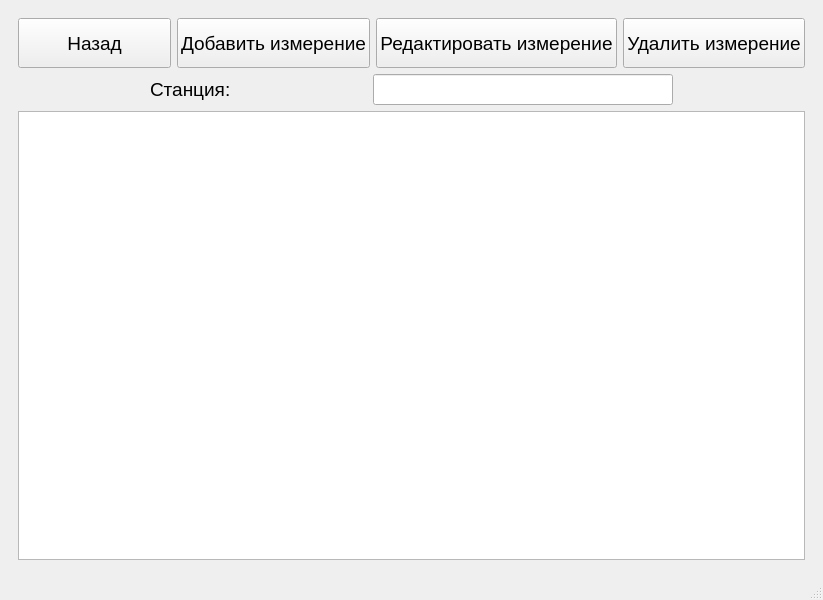
<?xml version="1.0" encoding="UTF-8"?>
<ui version="4.0">
 <class>MainWindow</class>
 <widget class="QMainWindow" name="MainWindow">
  <property name="geometry">
   <rect>
    <x>0</x>
    <y>0</y>
    <width>822</width>
    <height>600</height>
   </rect>
  </property>
  <property name="windowTitle">
   <string>MainWindow</string>
  </property>
  <property name="layoutDirection">
   <enum>Qt::LeftToRight</enum>
  </property>
  <widget class="QWidget" name="centralwidget">
   <layout class="QHBoxLayout" name="horizontalLayout_4">
    <item>
     <widget class="QStackedWidget" name="stackedWidget">
      <property name="currentIndex">
       <number>5</number>
      </property>
      <widget class="QWidget" name="Login_menu">
       <layout class="QVBoxLayout" name="verticalLayout_14">
        <item>
         <widget class="QLabel" name="label_19">
          <property name="font">
           <font>
            <pointsize>14</pointsize>
           </font>
          </property>
          <property name="text">
           <string>Логин</string>
          </property>
         </widget>
        </item>
        <item>
         <widget class="QLineEdit" name="login">
          <property name="font">
           <font>
            <pointsize>14</pointsize>
           </font>
          </property>
         </widget>
        </item>
        <item>
         <widget class="QLabel" name="label_20">
          <property name="font">
           <font>
            <pointsize>14</pointsize>
           </font>
          </property>
          <property name="text">
           <string>Пароль</string>
          </property>
         </widget>
        </item>
        <item>
         <widget class="QLineEdit" name="password">
          <property name="font">
           <font>
            <pointsize>14</pointsize>
           </font>
          </property>
         </widget>
        </item>
        <item>
         <widget class="QLabel" name="label_21">
          <property name="font">
           <font>
            <pointsize>14</pointsize>
           </font>
          </property>
          <property name="text">
           <string/>
          </property>
         </widget>
        </item>
        <item>
         <widget class="QPushButton" name="Login_b">
          <property name="font">
           <font>
            <pointsize>14</pointsize>
           </font>
          </property>
          <property name="text">
           <string>Войти</string>
          </property>
         </widget>
        </item>
       </layout>
      </widget>
      <widget class="QWidget" name="User_main">
       <layout class="QVBoxLayout" name="page_1_layout">
        <property name="leftMargin">
         <number>50</number>
        </property>
        <property name="rightMargin">
         <number>50</number>
        </property>
        <item>
         <widget class="QPushButton" name="Add_izm">
          <property name="minimumSize">
           <size>
            <width>0</width>
            <height>100</height>
           </size>
          </property>
          <property name="font">
           <font>
            <pointsize>20</pointsize>
           </font>
          </property>
          <property name="text">
           <string>Добавить измерение</string>
          </property>
         </widget>
        </item>
        <item>
         <widget class="QPushButton" name="Statitic_view_user">
          <property name="minimumSize">
           <size>
            <width>0</width>
            <height>100</height>
           </size>
          </property>
          <property name="font">
           <font>
            <pointsize>20</pointsize>
           </font>
          </property>
          <property name="text">
           <string>Посмотреть статистику</string>
          </property>
         </widget>
        </item>
       </layout>
      </widget>
      <widget class="QWidget" name="Admin_main">
       <layout class="QVBoxLayout" name="verticalLayout">
        <property name="leftMargin">
         <number>50</number>
        </property>
        <property name="rightMargin">
         <number>50</number>
        </property>
        <item>
         <widget class="QPushButton" name="Emp_view">
          <property name="minimumSize">
           <size>
            <width>0</width>
            <height>100</height>
           </size>
          </property>
          <property name="font">
           <font>
            <pointsize>20</pointsize>
           </font>
          </property>
          <property name="text">
           <string>Управление метеорологами</string>
          </property>
         </widget>
        </item>
        <item>
         <widget class="QPushButton" name="Station_view">
          <property name="minimumSize">
           <size>
            <width>0</width>
            <height>100</height>
           </size>
          </property>
          <property name="font">
           <font>
            <pointsize>20</pointsize>
           </font>
          </property>
          <property name="text">
           <string>Управление станциями</string>
          </property>
         </widget>
        </item>
        <item>
         <widget class="QPushButton" name="Izm_view">
          <property name="minimumSize">
           <size>
            <width>0</width>
            <height>100</height>
           </size>
          </property>
          <property name="font">
           <font>
            <pointsize>20</pointsize>
           </font>
          </property>
          <property name="text">
           <string>Управление измерениями</string>
          </property>
         </widget>
        </item>
        <item>
         <widget class="QPushButton" name="Statistic_view_admin">
          <property name="minimumSize">
           <size>
            <width>0</width>
            <height>100</height>
           </size>
          </property>
          <property name="font">
           <font>
            <pointsize>20</pointsize>
           </font>
          </property>
          <property name="text">
           <string>Посмотреть статистику</string>
          </property>
         </widget>
        </item>
       </layout>
      </widget>
      <widget class="QWidget" name="Emp_menu">
       <layout class="QVBoxLayout" name="verticalLayout_2">
        <item>
         <layout class="QHBoxLayout" name="horizontalLayout_2">
          <item>
           <widget class="QPushButton" name="Back_emp">
            <property name="minimumSize">
             <size>
              <width>0</width>
              <height>50</height>
             </size>
            </property>
            <property name="font">
             <font>
              <pointsize>14</pointsize>
             </font>
            </property>
            <property name="text">
             <string>Назад</string>
            </property>
           </widget>
          </item>
          <item>
           <widget class="QPushButton" name="Add_emp">
            <property name="minimumSize">
             <size>
              <width>0</width>
              <height>50</height>
             </size>
            </property>
            <property name="font">
             <font>
              <pointsize>14</pointsize>
             </font>
            </property>
            <property name="text">
             <string>Добавить пользователя</string>
            </property>
           </widget>
          </item>
          <item>
           <widget class="QPushButton" name="Redac_emp">
            <property name="minimumSize">
             <size>
              <width>0</width>
              <height>50</height>
             </size>
            </property>
            <property name="font">
             <font>
              <pointsize>14</pointsize>
             </font>
            </property>
            <property name="text">
             <string>Редактировать пользователя</string>
            </property>
           </widget>
          </item>
          <item>
           <widget class="QPushButton" name="Del_emp">
            <property name="minimumSize">
             <size>
              <width>0</width>
              <height>50</height>
             </size>
            </property>
            <property name="font">
             <font>
              <pointsize>14</pointsize>
             </font>
            </property>
            <property name="text">
             <string>Удалить пользователя</string>
            </property>
           </widget>
          </item>
         </layout>
        </item>
        <item>
         <widget class="QTableWidget" name="Table_emp"/>
        </item>
       </layout>
      </widget>
      <widget class="QWidget" name="Station_menu">
       <layout class="QVBoxLayout" name="verticalLayout_3">
        <item>
         <layout class="QHBoxLayout" name="horizontalLayout">
          <item>
           <widget class="QPushButton" name="Back_station">
            <property name="minimumSize">
             <size>
              <width>0</width>
              <height>50</height>
             </size>
            </property>
            <property name="font">
             <font>
              <pointsize>14</pointsize>
             </font>
            </property>
            <property name="text">
             <string>Назад</string>
            </property>
           </widget>
          </item>
          <item>
           <widget class="QPushButton" name="Add_station">
            <property name="minimumSize">
             <size>
              <width>0</width>
              <height>50</height>
             </size>
            </property>
            <property name="font">
             <font>
              <pointsize>14</pointsize>
             </font>
            </property>
            <property name="text">
             <string>Добавить станцию</string>
            </property>
           </widget>
          </item>
          <item>
           <widget class="QPushButton" name="Red_station">
            <property name="minimumSize">
             <size>
              <width>0</width>
              <height>50</height>
             </size>
            </property>
            <property name="font">
             <font>
              <pointsize>14</pointsize>
             </font>
            </property>
            <property name="text">
             <string>Редактировать станцию</string>
            </property>
           </widget>
          </item>
          <item>
           <widget class="QPushButton" name="Del_station">
            <property name="minimumSize">
             <size>
              <width>0</width>
              <height>50</height>
             </size>
            </property>
            <property name="font">
             <font>
              <pointsize>14</pointsize>
             </font>
            </property>
            <property name="text">
             <string>Удалить станцию</string>
            </property>
           </widget>
          </item>
         </layout>
        </item>
        <item>
         <widget class="QTableWidget" name="Table_station"/>
        </item>
       </layout>
      </widget>
      <widget class="QWidget" name="Izm_menu">
       <layout class="QVBoxLayout" name="verticalLayout_5">
        <item>
         <layout class="QVBoxLayout" name="verticalLayout_4">
          <item>
           <layout class="QHBoxLayout" name="horizontalLayout_3">
            <item>
             <widget class="QPushButton" name="Back_izm">
              <property name="minimumSize">
               <size>
                <width>0</width>
                <height>50</height>
               </size>
              </property>
              <property name="font">
               <font>
                <pointsize>14</pointsize>
               </font>
              </property>
              <property name="text">
               <string>Назад</string>
              </property>
             </widget>
            </item>
            <item>
             <widget class="QPushButton" name="Add_izm_2">
              <property name="minimumSize">
               <size>
                <width>0</width>
                <height>50</height>
               </size>
              </property>
              <property name="font">
               <font>
                <pointsize>14</pointsize>
               </font>
              </property>
              <property name="text">
               <string>Добавить измерение</string>
              </property>
             </widget>
            </item>
            <item>
             <widget class="QPushButton" name="Red_izm">
              <property name="minimumSize">
               <size>
                <width>0</width>
                <height>50</height>
               </size>
              </property>
              <property name="font">
               <font>
                <pointsize>14</pointsize>
               </font>
              </property>
              <property name="text">
               <string>Редактировать измерение</string>
              </property>
             </widget>
            </item>
            <item>
             <widget class="QPushButton" name="Del_izm">
              <property name="minimumSize">
               <size>
                <width>0</width>
                <height>50</height>
               </size>
              </property>
              <property name="font">
               <font>
                <pointsize>14</pointsize>
               </font>
              </property>
              <property name="text">
               <string>Удалить измерение</string>
              </property>
             </widget>
            </item>
           </layout>
          </item>
          <item>
           <layout class="QHBoxLayout" name="horizontalLayout_5">
            <property name="spacing">
             <number>1</number>
            </property>
            <property name="sizeConstraint">
             <enum>QLayout::SetDefaultConstraint</enum>
            </property>
            <item>
             <widget class="QLabel" name="label_station">
              <property name="maximumSize">
               <size>
                <width>90</width>
                <height>16777215</height>
               </size>
              </property>
              <property name="font">
               <font>
                <pointsize>14</pointsize>
               </font>
              </property>
              <property name="text">
               <string>Станция: </string>
              </property>
             </widget>
            </item>
            <item>
             <widget class="QLineEdit" name="lineEdit">
              <property name="maximumSize">
               <size>
                <width>300</width>
                <height>16777215</height>
               </size>
              </property>
              <property name="font">
               <font>
                <pointsize>14</pointsize>
               </font>
              </property>
             </widget>
            </item>
           </layout>
          </item>
         </layout>
        </item>
        <item>
         <widget class="QTableWidget" name="Table_izm"/>
        </item>
       </layout>
      </widget>
      <widget class="QWidget" name="Emp_add">
       <layout class="QVBoxLayout" name="verticalLayout_6">
        <item>
         <widget class="QLabel" name="label">
          <property name="font">
           <font>
            <pointsize>14</pointsize>
           </font>
          </property>
          <property name="text">
           <string>Фамилия</string>
          </property>
         </widget>
        </item>
        <item>
         <widget class="QLineEdit" name="lineEdit_2">
          <property name="font">
           <font>
            <pointsize>14</pointsize>
           </font>
          </property>
         </widget>
        </item>
        <item>
         <widget class="QLabel" name="label_2">
          <property name="font">
           <font>
            <pointsize>14</pointsize>
           </font>
          </property>
          <property name="text">
           <string>Имя</string>
          </property>
         </widget>
        </item>
        <item>
         <widget class="QLineEdit" name="lineEdit_3">
          <property name="font">
           <font>
            <pointsize>14</pointsize>
           </font>
          </property>
         </widget>
        </item>
        <item>
         <widget class="QLabel" name="label_3">
          <property name="font">
           <font>
            <pointsize>14</pointsize>
           </font>
          </property>
          <property name="text">
           <string>Отчество(опционально)</string>
          </property>
         </widget>
        </item>
        <item>
         <widget class="QLineEdit" name="lineEdit_4">
          <property name="font">
           <font>
            <pointsize>14</pointsize>
           </font>
          </property>
         </widget>
        </item>
        <item>
         <widget class="QLabel" name="label_4">
          <property name="font">
           <font>
            <pointsize>14</pointsize>
           </font>
          </property>
          <property name="text">
           <string>Адрес</string>
          </property>
         </widget>
        </item>
        <item>
         <widget class="QLineEdit" name="lineEdit_7">
          <property name="font">
           <font>
            <pointsize>14</pointsize>
           </font>
          </property>
         </widget>
        </item>
        <item>
         <widget class="QLabel" name="label_5">
          <property name="font">
           <font>
            <pointsize>14</pointsize>
           </font>
          </property>
          <property name="text">
           <string>Номер телефона</string>
          </property>
         </widget>
        </item>
        <item>
         <widget class="QLineEdit" name="lineEdit_5">
          <property name="font">
           <font>
            <pointsize>14</pointsize>
           </font>
          </property>
         </widget>
        </item>
        <item>
         <widget class="QLabel" name="label_6">
          <property name="font">
           <font>
            <pointsize>14</pointsize>
           </font>
          </property>
          <property name="text">
           <string>Станция</string>
          </property>
         </widget>
        </item>
        <item>
         <widget class="QLineEdit" name="lineEdit_6">
          <property name="font">
           <font>
            <pointsize>14</pointsize>
           </font>
          </property>
         </widget>
        </item>
        <item>
         <layout class="QHBoxLayout" name="horizontalLayout_6">
          <item>
           <widget class="QPushButton" name="Back_emp_add">
            <property name="font">
             <font>
              <pointsize>14</pointsize>
             </font>
            </property>
            <property name="text">
             <string>Назад</string>
            </property>
           </widget>
          </item>
          <item>
           <widget class="QPushButton" name="Save_emp_add">
            <property name="font">
             <font>
              <pointsize>14</pointsize>
             </font>
            </property>
            <property name="text">
             <string>Сохранить</string>
            </property>
           </widget>
          </item>
         </layout>
        </item>
       </layout>
      </widget>
      <widget class="QWidget" name="Station_add">
       <layout class="QVBoxLayout" name="verticalLayout_7">
        <item>
         <widget class="QLabel" name="label_7">
          <property name="font">
           <font>
            <pointsize>14</pointsize>
           </font>
          </property>
          <property name="text">
           <string>Название</string>
          </property>
         </widget>
        </item>
        <item>
         <widget class="QLineEdit" name="lineEdit_8">
          <property name="font">
           <font>
            <pointsize>14</pointsize>
           </font>
          </property>
         </widget>
        </item>
        <item>
         <widget class="QLabel" name="label_8">
          <property name="font">
           <font>
            <pointsize>14</pointsize>
           </font>
          </property>
          <property name="text">
           <string>Координаты</string>
          </property>
         </widget>
        </item>
        <item>
         <widget class="QLineEdit" name="lineEdit_9">
          <property name="font">
           <font>
            <pointsize>14</pointsize>
           </font>
          </property>
         </widget>
        </item>
        <item>
         <layout class="QHBoxLayout" name="horizontalLayout_7">
          <item>
           <widget class="QPushButton" name="Back_station_add">
            <property name="font">
             <font>
              <pointsize>14</pointsize>
             </font>
            </property>
            <property name="text">
             <string>Назад</string>
            </property>
           </widget>
          </item>
          <item>
           <widget class="QPushButton" name="Save_station_add">
            <property name="font">
             <font>
              <pointsize>14</pointsize>
             </font>
            </property>
            <property name="text">
             <string>Сохранить</string>
            </property>
           </widget>
          </item>
         </layout>
        </item>
       </layout>
      </widget>
      <widget class="QWidget" name="Izm_add">
       <layout class="QVBoxLayout" name="verticalLayout_8">
        <item>
         <widget class="QLabel" name="label_9">
          <property name="font">
           <font>
            <pointsize>14</pointsize>
           </font>
          </property>
          <property name="text">
           <string>Время замера</string>
          </property>
         </widget>
        </item>
        <item>
         <widget class="QLineEdit" name="lineEdit_10">
          <property name="font">
           <font>
            <pointsize>14</pointsize>
           </font>
          </property>
         </widget>
        </item>
        <item>
         <widget class="QLabel" name="label_10">
          <property name="font">
           <font>
            <pointsize>14</pointsize>
           </font>
          </property>
          <property name="text">
           <string>Температура</string>
          </property>
         </widget>
        </item>
        <item>
         <widget class="QLineEdit" name="lineEdit_11">
          <property name="font">
           <font>
            <pointsize>14</pointsize>
           </font>
          </property>
         </widget>
        </item>
        <item>
         <widget class="QLabel" name="label_11">
          <property name="font">
           <font>
            <pointsize>14</pointsize>
           </font>
          </property>
          <property name="text">
           <string>Влажность</string>
          </property>
         </widget>
        </item>
        <item>
         <widget class="QLineEdit" name="lineEdit_12">
          <property name="font">
           <font>
            <pointsize>14</pointsize>
           </font>
          </property>
         </widget>
        </item>
        <item>
         <widget class="QLabel" name="label_12">
          <property name="font">
           <font>
            <pointsize>14</pointsize>
           </font>
          </property>
          <property name="text">
           <string>Осадки</string>
          </property>
         </widget>
        </item>
        <item>
         <widget class="QLineEdit" name="lineEdit_13">
          <property name="font">
           <font>
            <pointsize>14</pointsize>
           </font>
          </property>
         </widget>
        </item>
        <item>
         <widget class="QLabel" name="label_13">
          <property name="font">
           <font>
            <pointsize>14</pointsize>
           </font>
          </property>
          <property name="text">
           <string>Направление ветра</string>
          </property>
         </widget>
        </item>
        <item>
         <widget class="QLineEdit" name="lineEdit_14">
          <property name="font">
           <font>
            <pointsize>14</pointsize>
           </font>
          </property>
         </widget>
        </item>
        <item>
         <widget class="QLabel" name="label_14">
          <property name="font">
           <font>
            <pointsize>14</pointsize>
           </font>
          </property>
          <property name="text">
           <string>Скорость ветра</string>
          </property>
         </widget>
        </item>
        <item>
         <widget class="QLineEdit" name="lineEdit_15">
          <property name="font">
           <font>
            <pointsize>14</pointsize>
           </font>
          </property>
         </widget>
        </item>
        <item>
         <layout class="QHBoxLayout" name="horizontalLayout_8">
          <item>
           <widget class="QPushButton" name="Back_izm_add">
            <property name="font">
             <font>
              <pointsize>14</pointsize>
             </font>
            </property>
            <property name="text">
             <string>Назад</string>
            </property>
           </widget>
          </item>
          <item>
           <widget class="QPushButton" name="Save_izm_add">
            <property name="font">
             <font>
              <pointsize>14</pointsize>
             </font>
            </property>
            <property name="text">
             <string>Сохранить</string>
            </property>
           </widget>
          </item>
         </layout>
        </item>
       </layout>
      </widget>
      <widget class="QWidget" name="Statistic">
       <layout class="QVBoxLayout" name="verticalLayout_13">
        <item>
         <layout class="QHBoxLayout" name="horizontalLayout_9">
          <item>
           <layout class="QVBoxLayout" name="verticalLayout_9">
            <item>
             <widget class="QLabel" name="label_15">
              <property name="font">
               <font>
                <pointsize>14</pointsize>
               </font>
              </property>
              <property name="text">
               <string>Начало периода</string>
              </property>
             </widget>
            </item>
            <item>
             <widget class="QLineEdit" name="lineEdit_16"/>
            </item>
           </layout>
          </item>
          <item>
           <layout class="QVBoxLayout" name="verticalLayout_10">
            <item>
             <widget class="QLabel" name="label_16">
              <property name="font">
               <font>
                <pointsize>14</pointsize>
               </font>
              </property>
              <property name="text">
               <string>Конец периода</string>
              </property>
             </widget>
            </item>
            <item>
             <widget class="QLineEdit" name="lineEdit_17"/>
            </item>
           </layout>
          </item>
          <item>
           <layout class="QVBoxLayout" name="verticalLayout_11">
            <item>
             <widget class="QLabel" name="label_17">
              <property name="font">
               <font>
                <pointsize>14</pointsize>
               </font>
              </property>
              <property name="text">
               <string>Станция</string>
              </property>
             </widget>
            </item>
            <item>
             <widget class="QLineEdit" name="lineEdit_18"/>
            </item>
           </layout>
          </item>
         </layout>
        </item>
        <item>
         <layout class="QHBoxLayout" name="horizontalLayout_10">
          <property name="spacing">
           <number>1</number>
          </property>
          <item>
           <widget class="QLabel" name="label_18">
            <property name="font">
             <font>
              <pointsize>14</pointsize>
             </font>
            </property>
            <property name="text">
             <string>Характеристика</string>
            </property>
           </widget>
          </item>
          <item>
           <widget class="QLineEdit" name="lineEdit_19">
            <property name="maximumSize">
             <size>
              <width>200</width>
              <height>16777215</height>
             </size>
            </property>
            <property name="font">
             <font>
              <pointsize>14</pointsize>
             </font>
            </property>
           </widget>
          </item>
         </layout>
        </item>
        <item>
         <widget class="QTableWidget" name="Table_stat"/>
        </item>
        <item>
         <layout class="QHBoxLayout" name="horizontalLayout_11">
          <item>
           <widget class="QPushButton" name="Back_stat">
            <property name="font">
             <font>
              <pointsize>14</pointsize>
             </font>
            </property>
            <property name="text">
             <string>Назад</string>
            </property>
           </widget>
          </item>
          <item>
           <layout class="QVBoxLayout" name="verticalLayout_12">
            <item>
             <widget class="QPushButton" name="Create_stat">
              <property name="font">
               <font>
                <pointsize>14</pointsize>
               </font>
              </property>
              <property name="text">
               <string>Сформировать</string>
              </property>
             </widget>
            </item>
            <item>
             <widget class="QPushButton" name="Save_word_stat">
              <property name="font">
               <font>
                <pointsize>14</pointsize>
               </font>
              </property>
              <property name="text">
               <string>Сохранить в .docx</string>
              </property>
             </widget>
            </item>
           </layout>
          </item>
         </layout>
        </item>
       </layout>
      </widget>
     </widget>
    </item>
   </layout>
  </widget>
  <widget class="QStatusBar" name="statusbar"/>
 </widget>
 <resources/>
 <connections/>
</ui>
